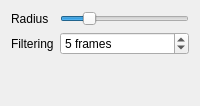
       <widget class="QWidget" name="page_2">
        <layout class="QGridLayout" name="gridLayout_7">
         <item row="0" column="0">
          <widget class="QLabel" name="label_13">
           <property name="sizePolicy">
            <sizepolicy hsizetype="Maximum" vsizetype="Preferred">
             <horstretch>0</horstretch>
             <verstretch>0</verstretch>
            </sizepolicy>
           </property>
           <property name="text">
            <string>Radius</string>
           </property>
          </widget>
         </item>
         <item row="0" column="1">
          <widget class="QSlider" name="cursorFuzzyRadius">
           <property name="sizePolicy">
            <sizepolicy hsizetype="Expanding" vsizetype="Preferred">
             <horstretch>0</horstretch>
             <verstretch>0</verstretch>
            </sizepolicy>
           </property>
           <property name="minimum">
            <number>1</number>
           </property>
           <property name="maximum">
            <number>250</number>
           </property>
           <property name="singleStep">
            <number>10</number>
           </property>
           <property name="pageStep">
            <number>50</number>
           </property>
           <property name="value">
            <number>50</number>
           </property>
           <property name="orientation">
            <enum>Qt::Horizontal</enum>
           </property>
          </widget>
         </item>
         <item row="1" column="0">
          <widget class="QLabel" name="label_15">
           <property name="sizePolicy">
            <sizepolicy hsizetype="Maximum" vsizetype="Preferred">
             <horstretch>0</horstretch>
             <verstretch>0</verstretch>
            </sizepolicy>
           </property>
           <property name="text">
            <string>Filtering</string>
           </property>
          </widget>
         </item>
         <item row="1" column="1">
          <widget class="QSpinBox" name="cursorFuzzyFiltering">
           <property name="sizePolicy">
            <sizepolicy hsizetype="Expanding" vsizetype="Preferred">
             <horstretch>0</horstretch>
             <verstretch>0</verstretch>
            </sizepolicy>
           </property>
           <property name="suffix">
            <string> frames</string>
           </property>
           <property name="minimum">
            <number>1</number>
           </property>
           <property name="maximum">
            <number>20</number>
           </property>
           <property name="value">
            <number>5</number>
           </property>
          </widget>
         </item>
         <item row="2" column="0" colspan="2">
          <spacer name="verticalSpacer_5">
           <property name="orientation">
            <enum>Qt::Vertical</enum>
           </property>
           <property name="sizeHint" stdset="0">
            <size>
             <width>20</width>
             <height>40</height>
            </size>
           </property>
          </spacer>
         </item>
        </layout>
       </widget>
